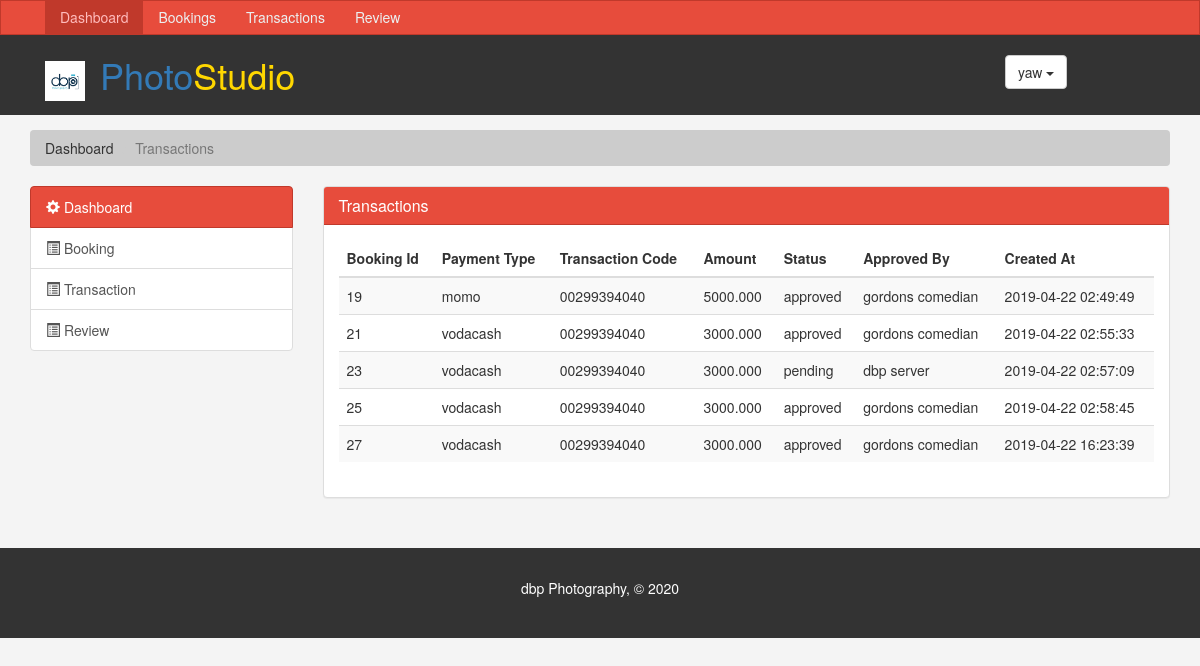
/core_module_customers/transactions.php (signed in), run on the app's committed database.
### tables this page shows
CREATE TABLE `customers` (
  `id` int(11) NOT NULL,
  `firstname` varchar(50) NOT NULL,
  `dob` date NOT NULL,
  `lastname` varchar(50) NOT NULL,
  `email` varchar(100) NOT NULL,
  `password` varchar(60) NOT NULL,
  `phonenumber` varchar(30) NOT NULL,
  `gender` varchar(15) NOT NULL,
  `created_at` timestamp NOT NULL DEFAULT CURRENT_TIMESTAMP,
  `updated_at` timestamp NOT NULL DEFAULT CURRENT_TIMESTAMP
);

CREATE TABLE `transactions` (
  `id` int(11) NOT NULL,
  `bookings_id` int(11) NOT NULL,
  `customers_id` int(11) NOT NULL,
  `payment_type` enum('momo','vodacash','stripepay') DEFAULT NULL,
  `email` varchar(100) DEFAULT NULL,
  `transaction_code` varchar(100) NOT NULL,
  `approvedby` int(11) DEFAULT NULL,
  `amount` decimal(18,3) DEFAULT NULL,
  `status` varchar(30) DEFAULT NULL,
  `created_at` timestamp NOT NULL DEFAULT CURRENT_TIMESTAMP,
  `updated_at` timestamp NOT NULL DEFAULT CURRENT_TIMESTAMP
);

CREATE TABLE `users` (
  `id` int(11) NOT NULL,
  `firstname` varchar(50) NOT NULL,
  `lastname` varchar(50) NOT NULL,
  `email` varchar(100) NOT NULL,
  `password` varchar(60) NOT NULL,
  `phonenumber` varchar(30) NOT NULL,
  `gender` varchar(15) NOT NULL,
  `created_at` timestamp NOT NULL DEFAULT CURRENT_TIMESTAMP,
  `updated_at` timestamp NOT NULL DEFAULT CURRENT_TIMESTAMP
);

### backoffice/controllers/customer/customers.php (called while the page is built, shortened)
<?php
	$db = new Database();
	$customer = new Customer($db->connect());

### backoffice/config.php (called while the page is built, shortened)
<?php
	class Database{
	private $db_host = 'localhost';
	private $db_name = 'dbp_photo_studiodb';
	private $db_username = 'root';
	private $pass_word = '';
	private $charset = 'utf8mb4';
	public function connect(){
		$this->conn = null;
		if($this->conn == null){
				try {
					$server_path = "mysql:host=".$this->getHostName().";dbname=".$this->getDatabaseName().";charset=".$this->getCharacterSet();
					$this->conn = new PDO($server_path,$this->getUserName(),$this->getPassword());
				    return $this->conn;
				}
				catch (PDOException $e) {
					return $e->getMessage();
				}
	   }
	}
	private function getHostName(){
		return $this->db_host;
	}
	private function getDatabaseName(){
		return $this->db_name;
	}
	private function getUserName(){
		return $this->db_username;
	}
	private function getPassword(){
		return $this->pass_word;
	}
	private function getCharacterSet(){
		return $this->charset;
	}
}

### backoffice/Model/customer.php (called while the page is built, shortened)
<?php
 class Customer{
 		private $db_conn;
 		public function __construct($con){
 			$this->db_conn = $con;
 		}
		public function getCustomer($email){
		 	try {
			 		 $query = $this->db_conn->prepare("SELECT * FROM customers WHERE email=:email");
			 		          $query->execute(['email'=>$email]);
			 		 return $query->fetchAll(PDO::FETCH_ASSOC);
			 	} catch (PDOException $e) {
					return $e->getMessage();
				}
		}
 }

### backoffice/controllers/transaction/transactions.php (called while the page is built, shortened)
<?php
	$db = new Database();
	$transaction = new Transaction($db->connect());

### backoffice/Model/transaction.php (called while the page is built, shortened)
<?php
  class Transaction {
  	private $db_conn;
  	public function __construct($con) {
  		$this->db_conn = $con;
  	}
    public function getTransaction($customer_id) {
      try {
        $query = $this->db_conn->prepare("SELECT t.bookings_id, t.payment_type,t.transaction_code,t.amount,t.status,t.created_at,u.firstname,u.lastname FROM transactions t JOIN users u ON
          t.approvedby = u.id
          WHERE t.customers_id =:customer_id");
        $query->execute(['customer_id'=>$customer_id]);
        return $query->fetchAll(PDO::FETCH_ASSOC);
      } catch (PDOException $e) {
        return $e->getMessage();
      }
    }
  }

### core_module_customers/transactions_content.php (the view)
<div class="panel panel-default">
              <div class="panel-heading main-color-bg">
                <h3 class="panel-title">Transactions</h3>
              </div>
              <div class="panel-body">
                <table class="table table-striped table-hover">
                      <thead>
                        <tr>
                          <th>Booking Id</th>
                          <th>Payment Type</th>
                          <th>Transaction Code</th>
                          <th>Amount</th>
                          <th>Status</th>
                          <th>Approved By</th>
                          <th>Created At</th>
                        </tr>
                      </thead>
                      <tbody>
                          <?php foreach ($transaction->getTransaction($_SESSION["customer_id"]) as $transactions): ?>
                            <tr>
                              <td> <?php echo $transactions["bookings_id"]; ?></td>
                              <td> <?php echo $transactions["payment_type"]; ?></td>
                              <td> <?php echo $transactions["transaction_code"]; ?></td>
                              <td> <?php echo $transactions["amount"]; ?></td>
                              <td> <?php echo $transactions["status"]; ?></td>
                              <td> <?php echo $transactions["firstname"] . " " . $transactions["lastname"]; ?></td>
                              <td> <?php echo $transactions["created_at"]; ?></td>
                            </tr>
                          <?php endforeach ?>
                      </tbody>
                    </table>
              </div>
            </div>

### core_module_customers/dashboard_global_header.php (shortened to what this page needs)
<?php
    require "../backoffice/config.php";
    require "../backoffice/Model/customer.php";
    require "../backoffice/Model/transaction.php";
    require "../backoffice/controllers/customer/customers.php";
    require "../backoffice/controllers/transaction/transactions.php";
?>
<header id="header">
      <div class="container">
        <div class="row">
          <div class="col-md-10">
            <h1>
              <a class="navbar-brand" href="../index.php">
                <img src="../images/logo.jpg" alt="logo" style="width:40px;">
              </a>
              <a href="../index.php" style="text-decoration: none;">
              Photo<span style="color:gold">Studio</span></a></h1>
          </div>
          <div class="col-md-2">
            <div class="dropdown create">
              <button class="btn btn-default dropdown-toggle" type="button" id="dropdownMenu1" data-toggle="dropdown" aria-haspopup="true" aria-expanded="true">
                <?php
                  foreach ($customer->getCustomer($_SESSION["customer_email"]) as $customerDetail) {
                     echo $customerDetail["firstname"];
                   }
                ?>
                <span class="caret"></span>
              </button>
            </div>
          </div>
        </div>
      </div>
    </header>

### core_module_customers/css/style.css (style rules this page uses)
body { background:#f4f4f4; }
.navbar-nav > li > a, .navbar-brand { padding-top:6px !important; padding-bottom:0 !important; height: 33px; }
.main-color-bg { background-color: #e74c3c !important; border-color: #c0392b !important; color:#ffffff !important; }
#header { background:#333333; color:#ffffff; padding-bottom: 10px; margin-bottom: 15px; }
#header .create { padding-top: 20px; }

### data on the page
customers: firstname "yaw"
transactions: bookings "19", payment_type "momo", transaction_code "00299394040", amount "5000.000", status "approved", users.firstname "gordons", users.lastname "comedian", created_at "2019-04-22 02:49:49"
transactions: bookings "21", payment_type "vodacash", transaction_code "00299394040", amount "3000.000", status "approved", users.firstname "gordons", users.lastname "comedian", created_at "2019-04-22 02:55:33"
transactions: bookings "23", payment_type "vodacash", transaction_code "00299394040", amount "3000.000", status "pending", users.firstname "dbp", users.lastname "server", created_at "2019-04-22 02:57:09"
transactions: bookings "25", payment_type "vodacash", transaction_code "00299394040", amount "3000.000", status "approved", users.firstname "gordons", users.lastname "comedian", created_at "2019-04-22 02:58:45"
transactions: bookings "27", payment_type "vodacash", transaction_code "00299394040", amount "3000.000", status "approved", users.firstname "gordons", users.lastname "comedian", created_at "2019-04-22 16:23:39"
